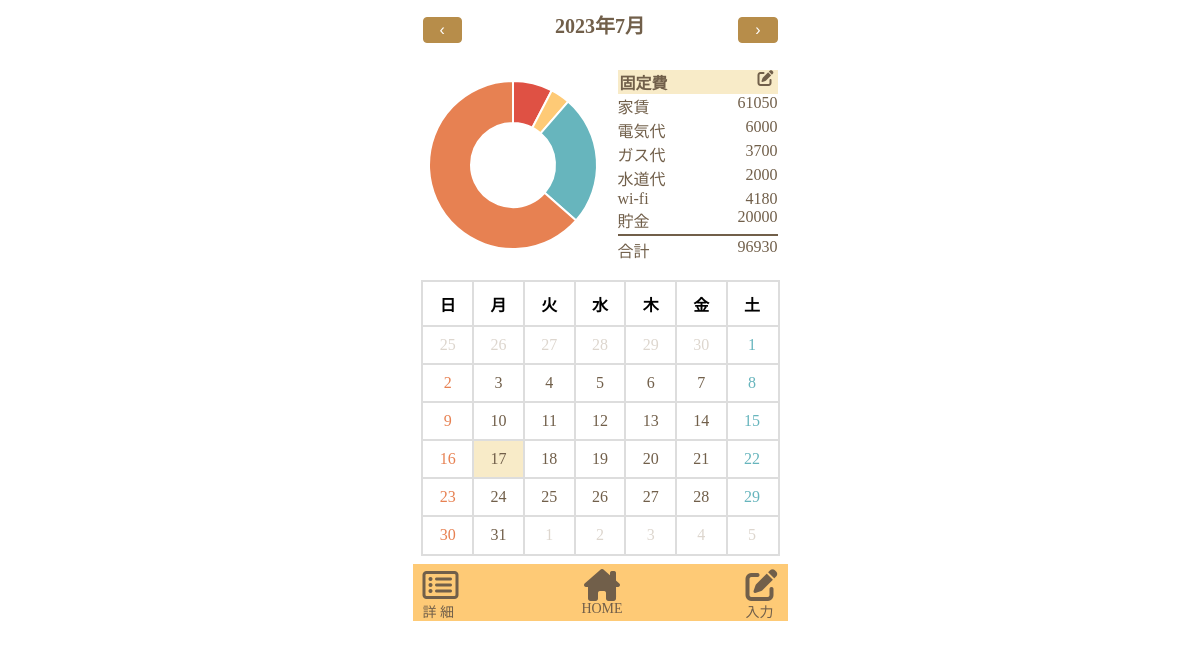
The page / on the database its author committed.
### tables this page shows
CREATE TABLE fixed_cost(name text,price integer, name_ja text, date[date]);

### index.py (the view)
@app.route("/")
def index():
    input_link = create_link()
    month = create_month()
    input_detail_link = create_detail_link()
    pr = datetime.datetime.strptime(month, "%Y-%m") - relativedelta(months=1)
    pre_month = pr.strftime("%Y-%m")
    nm = datetime.datetime.strptime(month, "%Y-%m") + relativedelta(months=1)
    next_month = nm.strftime("%Y-%m")
    db = sqlite3.connect("expenses.db", isolation_level=None)
    sql = "SELECT * FROM fixed_cost"
    fixed_costs = db.execute(sql)
    pricies = []
    for fixed_cost in fixed_costs:
        pricies.append(fixed_cost[1])
    total_price = sum(pricies)
    fixed_costs = db.execute(sql)
    food_sql = f"SELECT price FROM items WHERE date LIKE '{month}%' AND category = '食費'"
    food_costs = db.execute(food_sql)
    food_pricies = []
    for food_cost in food_costs:
        food_pricies.append(food_cost[0])
    total_food_cost = sum(food_pricies)
    food_costs = db.execute(food_sql)
    daily_item_sql = f"SELECT price FROM items WHERE date LIKE '{month}%' AND category = '日用品'"
    daily_item_costs = db.execute(daily_item_sql)
    daily_item_pricies = []
    for daily_item_cost in daily_item_costs:
        daily_item_pricies.append(daily_item_cost[0])
    total_daily_item_cost = sum(daily_item_pricies)
    daily_item_costs = db.execute(daily_item_sql)
    entertainment_sql = f"SELECT price FROM items WHERE date LIKE '{month}%' AND category = '交際費'"
    entertainment_costs = db.execute(entertainment_sql)
    entertainment_pricies = []
    for entertainment_cost in entertainment_costs:
        entertainment_pricies.append(entertainment_cost[0])
    total_entertainment_cost = sum(entertainment_pricies)
    entertainment_costs = db.execute(entertainment_sql)
    other_sql = f"SELECT price FROM items WHERE date LIKE '{month}%' AND category = 'その他'"
    other_costs = db.execute(other_sql)
    other_pricies = []
    for other_cost in other_costs:
        other_pricies.append(other_cost[0])
    total_other_cost = sum(other_pricies)
    other_costs = db.execute(other_sql)
    count_sql = f"SELECT COUNT (date = '{month}') FROM fixed_cost"
    count = db.execute(count_sql).fetchall()[0][0]
    if count == 0:
        link = "/fixed_cost/input"
    else:
        link = "/fixed_cost"
    return render_template(
        "index.html",
        input_link=input_link,
        input_detail_link=input_detail_link,
        month=month,
        pre_month=pre_month,
        next_month=next_month,
        fixed_costs=fixed_costs,
        total_price=total_price,
        food_costs = food_costs,
        total_food_cost = total_food_cost,
        daily_item_costs = daily_item_costs,
        total_daily_item_cost = total_daily_item_cost,
        entertainment_costs = entertainment_costs,
        total_entertainment_cost = total_entertainment_cost,
        other_costs = other_costs,
        total_other_cost = total_other_cost,
        link = link
    )

### index.py (called while the page is built)
def create_link():
    dt_now = datetime.datetime.now()
    today = dt_now.strftime("%Y-%m-%d")
    return "/input/" + today

def create_month():
    dt_now = datetime.datetime.now()
    this_month = dt_now.strftime("%Y-%m")
    return this_month

def create_detail_link():
    dt_now = datetime.datetime.now()
    this_month = dt_now.strftime("%Y-%m")
    return "/detail/" + this_month

### templates/index.html (shortened to what this page needs)
<!DOCTYPE html>
<html lang="ja">
<head>
  <link rel="stylesheet" href="https://cdnjs.cloudflare.com/ajax/libs/font-awesome/6.1.1/css/all.min.css">
  <link href="../static/css/style.css" rel="stylesheet" type="text/css">
</head>
<body>
  <div class="wrap">
    <header id="header">
      <div id="next-prev-button">
        <button id="prev" class="next-prev-button" onclick="prev()">‹</button>
        <button id="next" class="next-prev-button" onclick="next()">›</button>
      </div>
      <h1 id="month"></h1>
    </header>
    <main id="main">
      <div class="main_inner">
        <div class="chart" style="width: 180px;height: 180px;">
          <canvas id="myChart"></canvas>
        </div>
        <ul class="fixed_cost">
          <li>
            <dl>
              <dd>
                <h2>固定費</h2>
              </dd>
              <dd><a href="{{ link }}"><i class="fa-solid fa-pen-to-square"></a></i></dd>
            </dl>
            {% for fixed_cost in fixed_costs %}
          </li>
          <li>
            <dl>
              <dt>{{ fixed_cost[2] }}</dt>
              <dd>{{ fixed_cost[1] }}</dd>
            </dl>
          </li>
          {% endfor %}
          <li>
            <dl>
              <dt>合計</dt>
              <dd>{{ total_price }}</dd>
            </dl>
          </li>
        </ul>
      </div>
      <div id="calendar"></div>
    </main>
    <footer id="footer">
      <div class="_bg">
        <ul>
          <li><a href="{{ input_detail_link }}">
              <dl>
                <dd class="list_icon"><i class="fa-regular fa-rectangle-list fa-2x"></i></dd>
                <dd class="list_text">詳 細</dd>
              </dl>
            </a></li>
          <li><a href="/">
              <dl>
                <dd class="list_icon"><i class="fa-solid fa-house-chimney fa-2x"></i></dd>
                <dd class="list_text">HOME</dd>
              </dl>
            </a></li>
          <li><a href="{{ input_link }}">
              <dl>
                <dd class="list_icon"><i class="fa-solid fa-pen-to-square fa-2x"></i></dd>
                <dd class="list_text">入力</dd>
              </dl>
            </a></li>
        </ul>
      </div>
    </footer>
  </div>
  <script>
    const ctx=document.getElementById('myChart');
    new Chart(ctx,{
      type: 'doughnut',
      data: {
        // labels: [
        //   '食材費',
        //   '交際費',
        //   '日用品',
        //   'その他'
        // ],
        datasets: [{
          // label: 'My First Dataset',
          data: [{{total_food_cost}},{{total_daily_item_cost}},{{total_entertainment_cost}},{{total_other_cost}}],
      backgroundColor: [
      'rgb(223, 81, 68)',
      'rgb(254, 202, 118)',
      'rgb(103, 181, 189)',
      '#e78152'
    ],
      hoverOffset: 4
        }]
      }
    });
  </script>
</body>
</html>

### static/css/style.css (style rules this page uses)
html { overflow-x: clip; }
body { max-width: 375px; margin: 0 auto; color: #715F4A; box-sizing: border-box; font-weight: normal; -webkit-text-size-adjust: 100%; overflow-x: clip; }
.wrap { padding: 5px 10px 0px 10px; }
h1, h2, h3, h4, h5, h6 { font-size: 100%; }
a { text-decoration: none; color: inherit; }
ul { list-style: none; }
h1 { font-size: 20px; text-align: center; position: absolute; top: 0; left: 50%; transform: translateX(-50%); padding-top: 10px; }
.main_inner { display: flex; justify-content: space-between; margin-top: 15px; }
.fixed_cost { width: 160px; }
.fixed_cost li:first-child { background-color: #f8ebc8; }
.fixed_cost li:first-child dd a { padding: 4px; }
.fixed_cost h2 { padding-left:2px; }
.fixed_cost li:last-child { border-top: solid 2px #715F4A; padding-top: 2px; margin-top: 2px; }
.fixed_cost dl { display: flex; justify-content: space-between; }
#calendar { text-align: center; width: 100%; margin: 20px 0 10px 0; }
.next-prev-button { cursor: pointer; background: #B78D4A; color: #fff; border: 1px solid #B78D4A; border-radius: 4px; font-size: 1rem; padding: 0.2rem 1rem; margin: 12px 0; }
#prev { float: left; }
#next { float: right; }
#footer { position: sticky; bottom: 0; }
#footer ul { display: flex; justify-content: space-between; padding-top: 5px; margin: 0 auto; }
#footer ul li .list_icon { display: flex; justify-content: center; }
#footer ul li .list_text { font-size: 14px; }
._bg { margin-left: calc(50% - 50vw); margin-right: calc(50% - 50vw); padding-left: calc(50vw - 50%); padding-right: calc(50vw - 50%); background-color: #feca76; }

### rows shown on the page
fixed_cost: name_ja "家賃", price "61050"
fixed_cost: name_ja "電気代", price "6000"
fixed_cost: name_ja "ガス代", price "3700"
fixed_cost: name_ja "水道代", price "2000"
fixed_cost: name_ja "wi-fi", price "4180"
fixed_cost: name_ja "貯金", price "20000"

### other values the page prints
{{ total_price }} "96930"
chart data {{ total_food_cost }} 1210
chart data {{ total_daily_item_cost }} 597
chart data {{ total_entertainment_cost }} 3980
chart data {{ total_other_cost }} 10080
